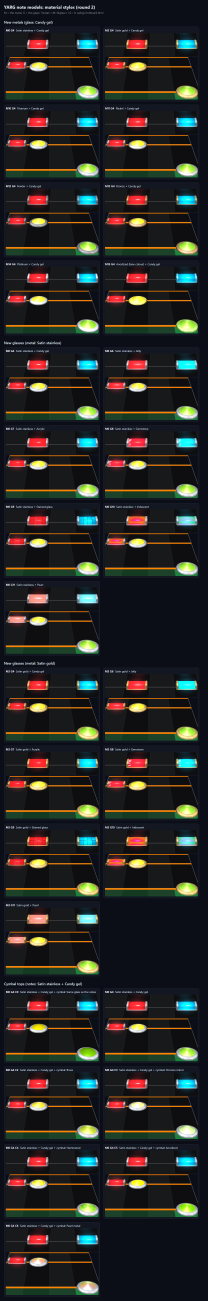
#> input picture prototypes/materials-chart-2.png, 1040 x 6504 px (shown at 1/5 size)
$ python build-yarg-icons.py ../prototypes/materials-chart-2.png
#> lines starting #> are read from the running program, lines starting #| are printed output that depends on the picture
#!/usr/bin/env python3
"""Turns YARG's instrument icon sheets into SVG <symbol>s (the white silhouette inside the badge -> one filled path, tinted with currentColor).

The sheets live in the YARG repository (Git LFS, LGPL-3.0, see vendor/README.md):
  https://github.com/YARC-Official/YARG/tree/master/Assets/Art/Menu/Common
Usage: python scripts/build-yarg-icons.py <InstrumentIcons.png> <HarmonyVocalsIcons.png> > symbols.html
Needs numpy and Pillow. The output goes into the <svg> sprite at the top of index.html.
"""
import sys
import numpy as np
from PIL import Image

CELL = 512
# (symbol id, sheet, column, row from the TOP). Names follow the Unity sprite metadata of the sheets.
ICONS = [
    ('guitar', 0, 1, 0),   # guitar
    ('bass', 0, 0, 0),     # bass
    ('drum', 0, 2, 0),     # drums
    ('keys', 0, 3, 0),     # keys
    ('mic', 0, 0, 2),      # vocals
    ('harmony', 0, 1, 2),  # harmVocals
    ('rhythm', 0, 0, 3),   # rhythm
]
INNER_RADIUS = 216  # the badge's white ring lies outside this radius (of 256): it is dropped, only the silhouette stays
GRID = 128          # the 512 px cell is averaged down to GRID x GRID before tracing
EPSILON = 0.35      # Douglas-Peucker tolerance, in grid units


def field(sheet, col, row):
    cell = sheet.crop((col * CELL, row * CELL, (col + 1) * CELL, (row + 1) * CELL)).convert('RGBA')
    a = np.asarray(cell, dtype=np.float32) / 255.0
    f = a[..., 3] * a[..., :3].mean(axis=2)  # "white" where opaque and bright
    yy, xx = np.mgrid[0:CELL, 0:CELL]
    r = np.hypot(xx + 0.5 - CELL / 2, yy + 0.5 - CELL / 2)
    f = f * np.clip(INNER_RADIUS - r + 0.5, 0, 1)  # cut the ring off (anti-aliased edge)
    k = CELL // GRID
    f = f.reshape(GRID, k, GRID, k).mean(axis=(1, 3))
    return np.pad(f, 1)  # a zero border so every contour closes


def trace(f, level=0.5):
    h, w = f.shape
    inside = f >= level

    def cross(p, q, vp, vq):  # linear interpolation of the crossing between two grid points
        t = (level - vp) / (vq - vp) if vq != vp else 0.5
        return (p[0] + (q[0] - p[0]) * t, p[1] + (q[1] - p[1]) * t)

    def edge_point(kind, i, j):
        if kind == 'h':  # between (i, j) and (i + 1, j)
            return cross((i, j), (i + 1, j), f[j, i], f[j, i + 1])
        return cross((i, j), (i, j + 1), f[j, i], f[j + 1, i])  # 'v': between (i, j) and (i, j + 1)

    segs = {
        1: [('L', 'T')], 2: [('T', 'R')], 3: [('L', 'R')], 4: [('R', 'B')], 6: [('T', 'B')], 7: [('L', 'B')],
        8: [('L', 'B')], 9: [('T', 'B')], 11: [('R', 'B')], 12: [('L', 'R')], 13: [('T', 'R')], 14: [('L', 'T')],
    }
    adj = {}
    for j in range(h - 1):
        for i in range(w - 1):
            case = (1 if inside[j, i] else 0) | (2 if inside[j, i + 1] else 0) | (4 if inside[j + 1, i + 1] else 0) | (8 if inside[j + 1, i] else 0)
            if case in (0, 15):
                continue
            if case == 5:
                center = (f[j, i] + f[j, i + 1] + f[j + 1, i + 1] + f[j + 1, i]) / 4 >= level
                pairs = [('T', 'R'), ('L', 'B')] if center else [('L', 'T'), ('R', 'B')]
            elif case == 10:
                center = (f[j, i] + f[j, i + 1] + f[j + 1, i + 1] + f[j + 1, i]) / 4 >= level
                pairs = [('L', 'T'), ('R', 'B')] if center else [('T', 'R'), ('L', 'B')]
            else:
                pairs = segs[case]
            key = {'T': ('h', i, j), 'B': ('h', i, j + 1), 'L': ('v', i, j), 'R': ('v', i + 1, j)}
            for a, b in pairs:
                adj.setdefault(key[a], []).append(key[b])
                adj.setdefault(key[b], []).append(key[a])
    loops = []
    seen = set()
    for start in adj:
        if start in seen:
            continue
        loop = [start]
        seen.add(start)
        prev, cur = None, start
        while True:
            nxt = [n for n in adj[cur] if n != prev] or adj[cur]
            n = nxt[0]
            if n == start or n in seen:
                break
            loop.append(n)
            seen.add(n)
            prev, cur = cur, n
        loops.append([edge_point(*k) for k in loop])
    return loops


def simplify(points, eps):
    """Douglas-Peucker on a closed loop (split at the two farthest points)."""
    if len(points) < 4:
        return points
    pts = np.array(points)
    i0 = 0
    i1 = int(np.argmax(np.linalg.norm(pts - pts[0], axis=1)))

    def dp(a, b):
        if b - a < 2:
            return [a]
        p, q = pts[a], pts[b]
        d = q - p
        n = np.hypot(*d) or 1e-9
        dist = np.abs(d[0] * (pts[a + 1:b, 1] - p[1]) - d[1] * (pts[a + 1:b, 0] - p[0])) / n
        k = int(np.argmax(dist))
        if dist[k] > eps:
            m = a + 1 + k
            return dp(a, m) + dp(m, b)
        return [a]

    first = dp(i0, i1)
    pts2 = np.concatenate([pts[i1:], pts[:i0 + 1]]) if i1 else pts
    # second half: from i1 back around to the start
    ring = np.concatenate([pts[i1:], pts[:1]])
    pts_save, pts = pts, ring
    second = [i1 + k for k in dp(0, len(ring) - 1)]
    pts = pts_save
    idx = sorted(set(first + second))
    return [tuple(pts[i]) for i in idx]


def path_for(f):
    """Returns (path data, viewBox) with the viewBox a square around the silhouette."""
    d = []
    scale = CELL / GRID
    xs, ys = [], []
    for loop in trace(f):
        loop = simplify(loop, EPSILON)
        if len(loop) < 3:
            continue
        pts = [((x - 1) * scale, (y - 1) * scale) for x, y in loop]  # undo the 1-cell padding
        xs += [p[0] for p in pts]
        ys += [p[1] for p in pts]
        d.append('M' + 'L'.join(f'{x:.0f} {y:.0f}' for x, y in pts) + 'Z')
    cx, cy = (min(xs) + max(xs)) / 2, (min(ys) + max(ys)) / 2
    side = max(max(xs) - min(xs), max(ys) - min(ys)) * 1.04  # 2% of breathing room on each side
    return ''.join(d), f'{cx - side / 2:.0f} {cy - side / 2:.0f} {side:.0f} {side:.0f}'


def main():
    sheets = [Image.open(p) for p in sys.argv[1:3]]
#> sheets = 1 item
    for name, sheet_index, col, row in ICONS:
        d, box = path_for(field(sheets[sheet_index], col, row))
        print(f'      <symbol id="i-{name}" viewBox="{box}"><path fill="currentColor" stroke="none" fill-rule="evenodd" d="{d}"/></symbol>')
#> this loop made 3 passes
#> box on passes 1 to 2: '49 93 426 426', '45 30 438 438'
#> (printed output is left out)
#> pass 1, in field, `cell = sheet.crop((col * CELL, row * CELL, (col + 1) * CELL, (row + 1)..`:
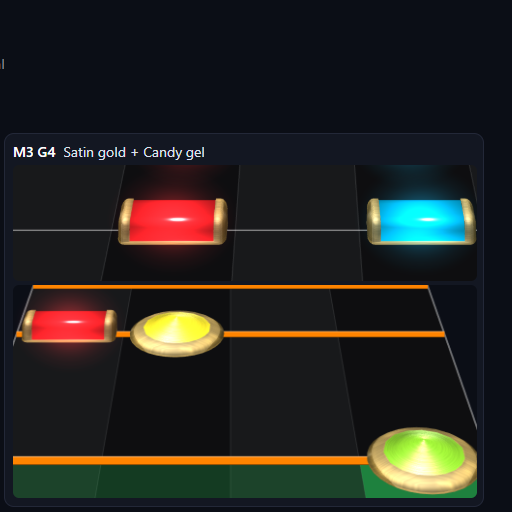
#> cell: PIL image 512x512 RGBA; mean R, G, B, A 37.4, 36.3, 32.9, 255
#> pass 1, in field, `f = a[..., 3] * a[..., :3].mean(axis=2)  # "white" where opaque and br..`:
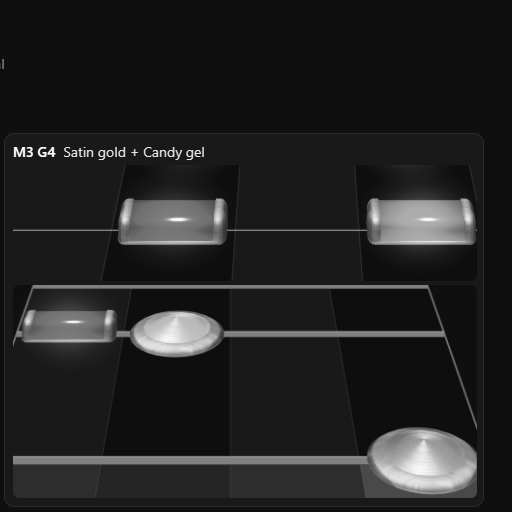
#> f: shape (512, 512) float32; min 0.0575, max 1, mean 0.139
#> pass 1, in field, `f = f * np.clip(INNER_RADIUS - r + 0.5, 0, 1)`:
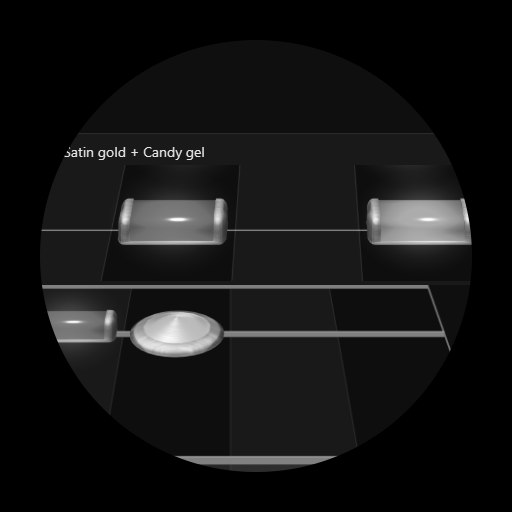
#> f: shape (512, 512) float64; min 0, max 1, mean 0.0826


if __name__ == '__main__':
#> (the run stopped early here; a loop or call above may not have finished)
